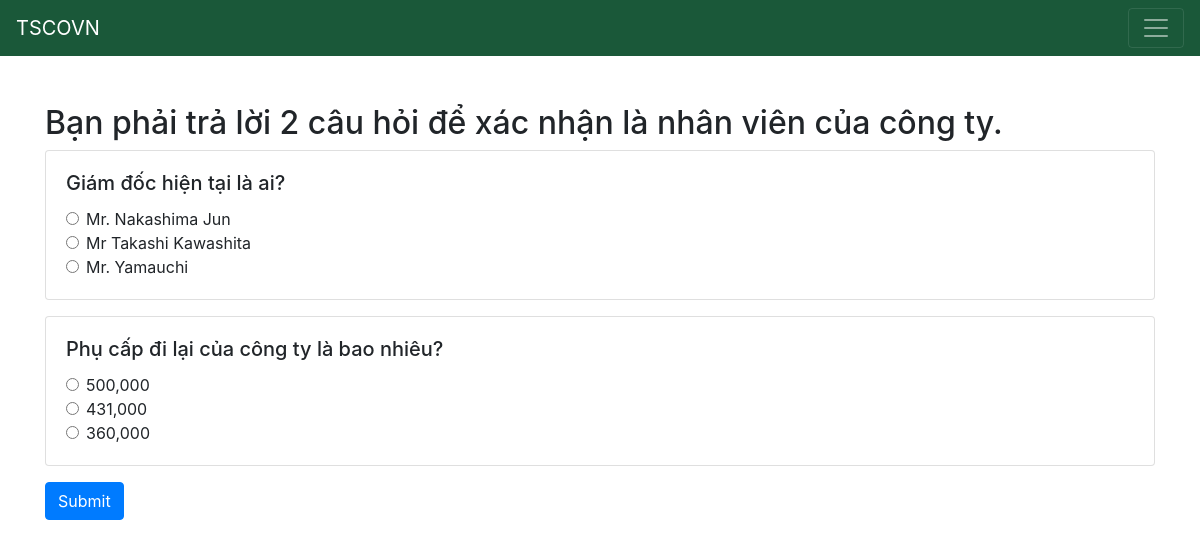
The app's page /cauhoi.php with its own data.
### tables this page shows
CREATE TABLE `questions` (
  `ID` int(11) NOT NULL AUTO_INCREMENT,
  `QuestionText` text DEFAULT NULL,
  `AnswerA` varchar(50) DEFAULT NULL,
  `AnswerB` varchar(50) DEFAULT NULL,
  `AnswerC` varchar(50) DEFAULT NULL,
  `CorrectAnswer` varchar(50) DEFAULT NULL,
  PRIMARY KEY (`ID`)
);

### cauhoi.php (the view, shortened to what this page needs)
<?php
$servername = "localhost";
$username = "root";
$password = "";
$dbname = "feedback_db";
if (isset($_GET["lang"]))
    $lang = $_GET["lang"];
else {
    if (isset($_SESSION["tsco_lang"]))
        $lang = $_SESSION["tsco_lang"];
    else
        $lang = 'vi';
}
if ($lang == 'vi') {
    $title = 'Bạn phải trả lời 2 câu hỏi để xác nhận là nhân viên của công ty.';
} else if ($lang == 'en') {
    $title = 'You must answer 2 questions to confirm that you are an employee of the company.';
    $ngonNgu = "Language";
    $wait = "You must wait before trying again.";
    $timeRemaining = "Time remaining:";
} else {
    $title = 'あなたが会社の従業員であることを確認するには、2 つの質問に答える必要があります。';
    $ngonNgu = "言語";
    $wait = "再試行する前に待つ必要があります。";
    $timeRemaining = "残り時間:";
}
$conn = new mysqli($servername, $username, $password, $dbname);
function fetch_questions($conn)
{
    $sql = "SELECT id, QuestionText, AnswerA, AnswerB, AnswerC, CorrectAnswer FROM questions ORDER BY RAND() LIMIT 2";
    return $conn->query($sql);
}
if (!isset($_SESSION['wait_time']) || time() >= $_SESSION['wait_time']) {
    $result = fetch_questions($conn);
?>
    <!DOCTYPE html>
    <html lang="en">
    <head>
        <link href="./css/bootstrap.min.css" rel="stylesheet">
    </head>
    <body>
        <nav class="navbar navbar-dark bg-tscovn">
            <a class="navbar-brand" href="#">TSCOVN</a>
            <button class="navbar-toggler" type="button" data-toggle="collapse" data-target="#navbarSupportedContent" aria-controls="navbarSupportedContent" aria-expanded="false" aria-label="Toggle navigation">
                <span class="navbar-toggler-icon"></span>
            </button>
        </nav>
        <div class="container mt-5">
            <h2><?= $title ?></h2>
            <form method="post" action="">
                <?php
                if ($result->num_rows > 0) {
                    while ($row = $result->fetch_assoc()) {
                        echo '
                <div class="card mb-3">
                    <div class="card-body">
                        <h5 class="card-title">' . $row["QuestionText"] . '</h5>
                        <div class="form-check">
                            <input class="form-check-input" type="radio" name="answers[' . $row["id"] . ']" id="answerA' . $row["id"] . '" value="A">
                            <label class="form-check-label" for="answerA' . $row["id"] . '">
                                ' . $row["AnswerA"] . '
                            </label>
                        </div>
                        <div class="form-check">
                            <input class="form-check-input" type="radio" name="answers[' . $row["id"] . ']" id="answerB' . $row["id"] . '" value="B">
                            <label class="form-check-label" for="answerB' . $row["id"] . '">
                                ' . $row["AnswerB"] . '
                            </label>
                        </div>
                        <div class="form-check">
                            <input class="form-check-input" type="radio" name="answers[' . $row["id"] . ']" id="answerC' . $row["id"] . '" value="C">
                            <label class="form-check-label" for="answerC' . $row["id"] . '">
                                ' . $row["AnswerC"] . '
                            </label>
                        </div>
                    </div>
                </div>
                ';
                    }
                    echo '<button type="submit" class="btn btn-primary">Submit</button>';
                } else {
                    echo "0 results";
                }
                ?>
            </form>
        </div>
    </body>
    </html>
<?php
}
?>

### records on screen
questions: QuestionText "Giám đốc hiện tại là ai?", AnswerA "Mr. Nakashima Jun", AnswerB "Mr Takashi Kawashita", AnswerC "Mr. Yamauchi"
questions: QuestionText "Phụ cấp đi lại của công ty là bao nhiêu?", AnswerA "500,000", AnswerB "431,000", AnswerC "360,000"

### other values on screen
$title "Bạn phải trả lời 2 câu hỏi để xác nhận là nhân viên của công ty."
